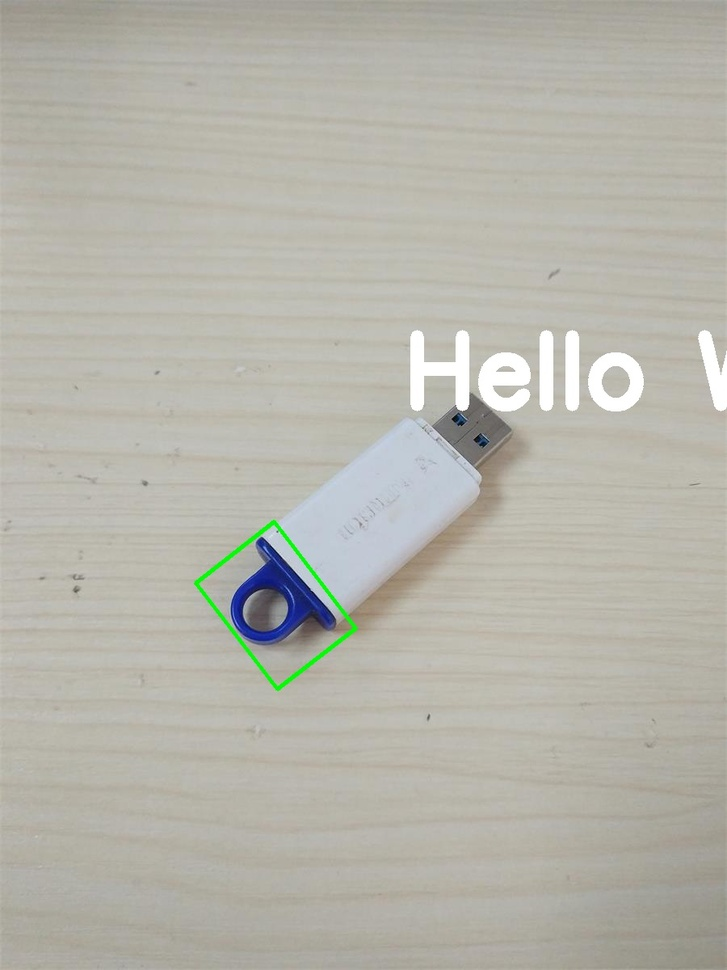
#> input picture contoursImage2.jpg, 727 x 970 px, shrunk from 900 x 1200 before the run
$ python 'text in image.py'
#> lines starting #> are read from the running program, lines starting #| are printed output that depends on the picture
#coding=utf-8


import cv2
img = cv2.imread('contoursImage2.jpg')
#> img is the input picture: shape (970, 727, 3); mean B, G, R 171.2, 180.7, 181.9
b,g,r = cv2.split(img)  #图像拆分与合并
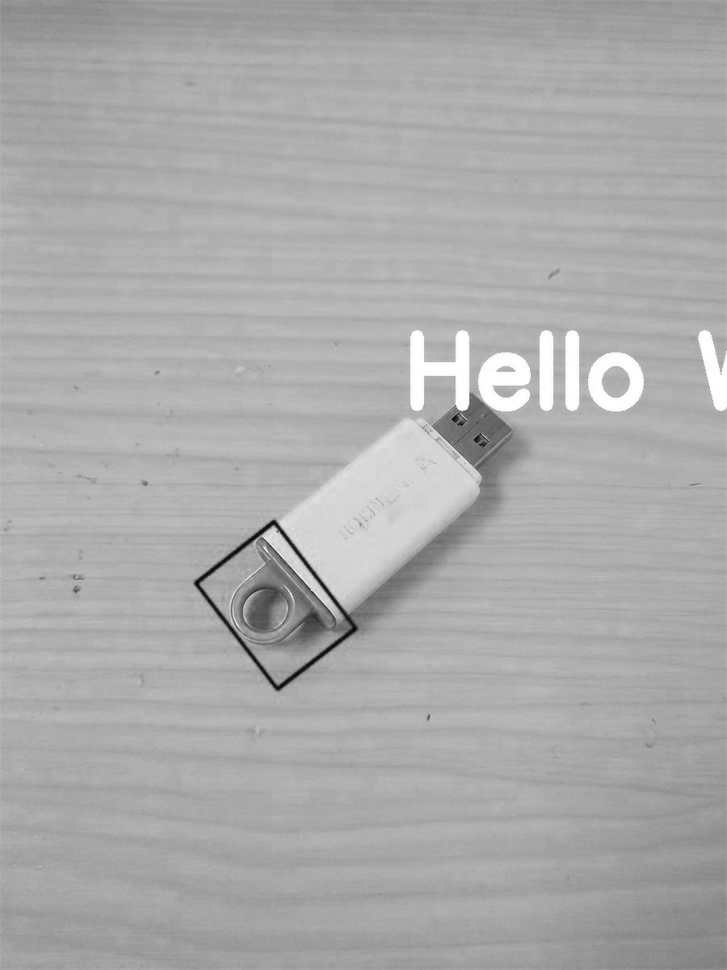
#> b: shape (970, 727); min 2, max 255, mean 171.2
cv2.imshow('b',b)

cv2.imshow('g',g)
cv2.imshow('r',r)
img2=cv2.merge((b,g,r))
cv2.imshow('image2',img2)
cv2.waitKey(0)
import cv2

import numpy as np

BLUE = [255, 0, 0]

img1 = cv2.imread('IMG_20171127_212556.jpg')
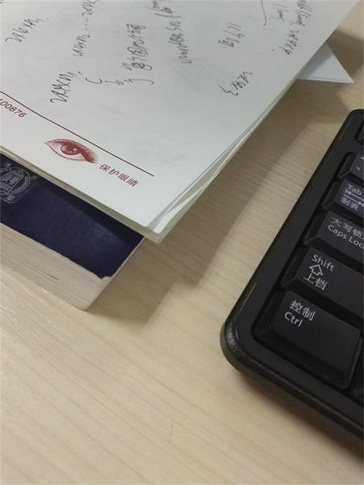
#> input picture IMG_20171127_212556.jpg, 364 x 485 px, shrunk from 450 x 600 before the run
#> img1 is the input picture: shape (485, 364, 3); mean B, G, R 128.4, 139, 144.4
# 图片添加边距
replicate = cv2.copyMakeBorder(img1, 100, 100, 100, 100, cv2.BORDER_REPLICATE)
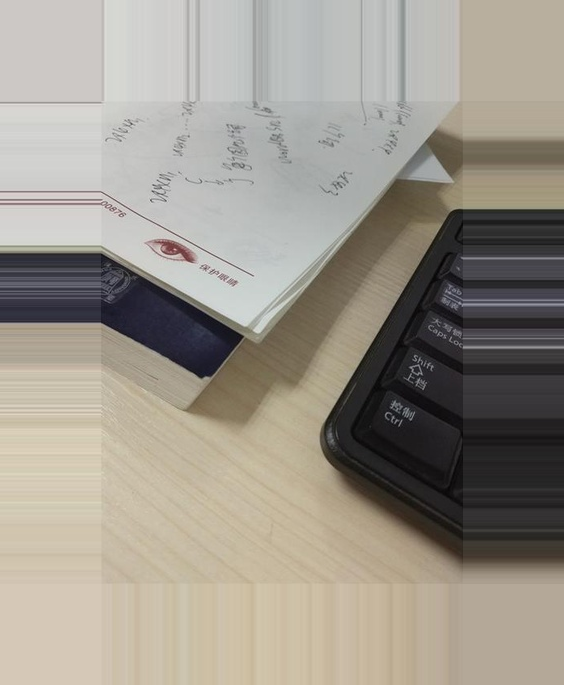
#> replicate: shape (685, 564, 3); mean B, G, R 140, 150.4, 156.3
reflect = cv2.copyMakeBorder(img1, 100, 100, 100, 100, cv2.BORDER_REFLECT)
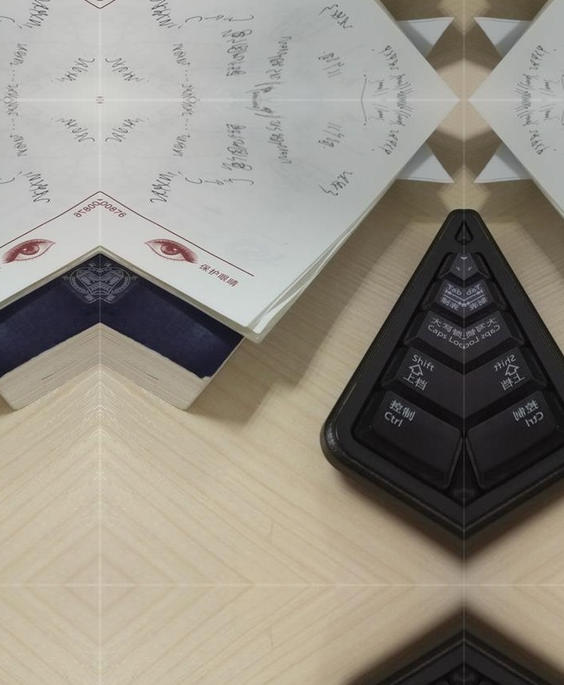
#> reflect: shape (685, 564, 3); mean B, G, R 131.3, 141.8, 147.4
reflect101 = cv2.copyMakeBorder(img1, 100, 100, 100, 100, cv2.BORDER_REFLECT_101)
wrap = cv2.copyMakeBorder(img1, 100, 100, 100, 100, cv2.BORDER_WRAP)
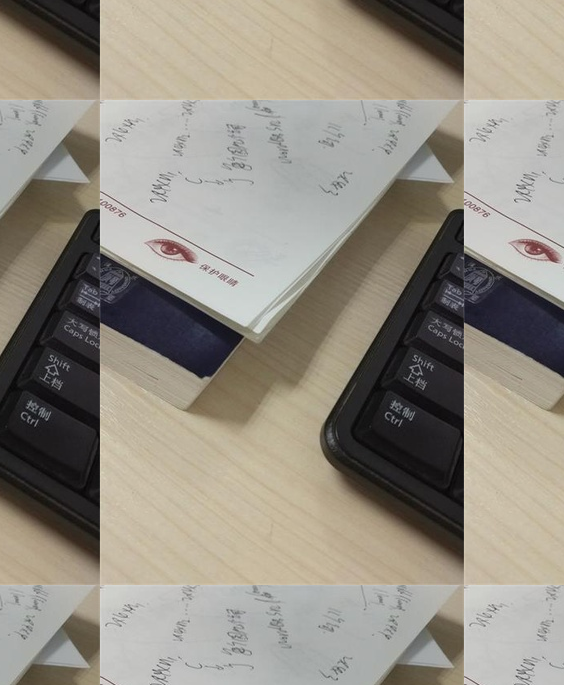
#> wrap: shape (685, 564, 3); mean B, G, R 131.3, 141.8, 147.4
constant = cv2.copyMakeBorder(img1, 100, 100, 100, 100, cv2.BORDER_CONSTANT, value=BLUE)
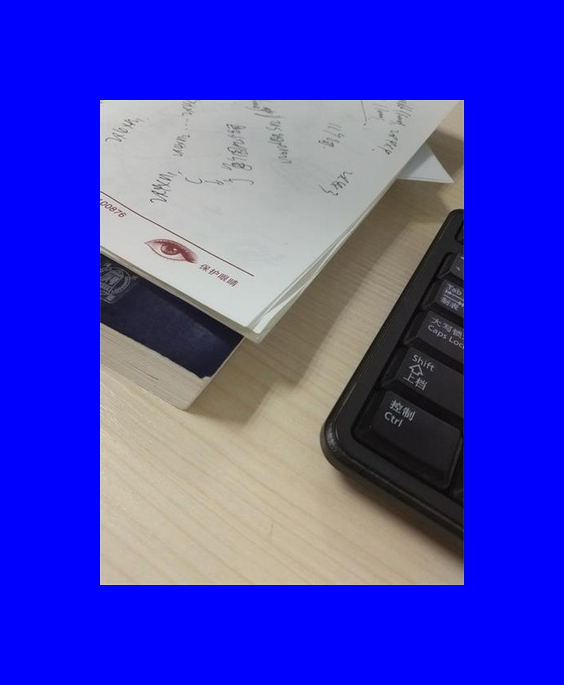
#> constant: shape (685, 564, 3); mean B, G, R 197.2, 63.5, 66
cv2.imshow('replicate',replicate)
cv2.imshow('reflect',reflect)
cv2.imshow('reflect101',reflect101)
cv2.imshow('wrap',wrap)
cv2.imshow('constant',constant)
cv2.waitKey(0)
